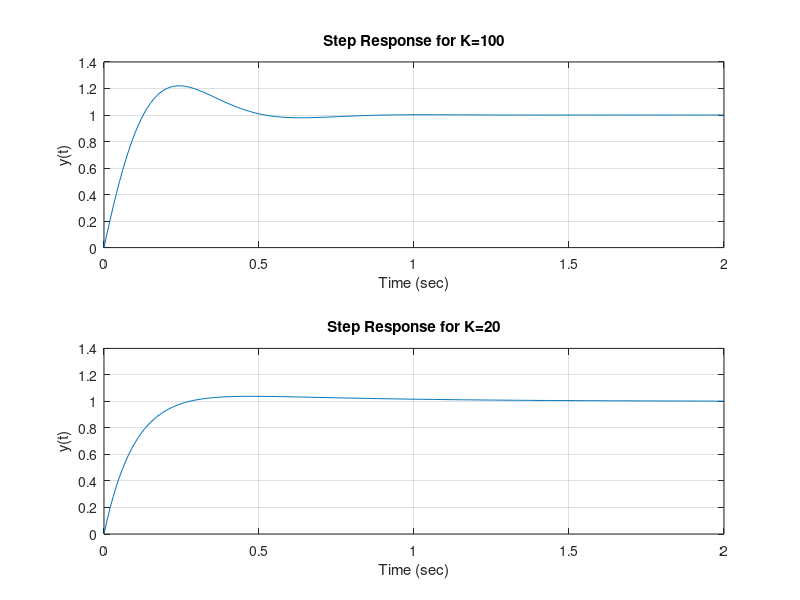

This chart was generated by the following MATLAB code:
% Chapter 4: Figure 4.29

%

%   English channel boring machine: step response 

%   for K=100 and K=20.

%

numg=[1]; deng=[1 1 0]; sysg=tf(numg,deng);

K1=100; K2=20; 

num1=[11 K1]; num2=[11 K2]; den=[0 1];

sys1=tf(num1,den);

sys2=tf(num2,den);

%

% Compute closed-loop transfer functions

%

sysa=series(sys1,sysg); sysb=series(sys2,sysg);

sysc=feedback(sysa,[1]); sysd=feedback(sysb,[1]);

%

% Plot step response

%

t=[0:0.01:2.0];

[y1,t,x]=step(sysc,t); [y2,t,x]=step(sysd,t);

subplot(211), plot(t,y1), title('Step Response for K=100')

xlabel('Time (sec)'),ylabel('y(t)'), grid

subplot(212),plot(t,y2), title('Step Response for K=20')

xlabel('Time (sec)'),ylabel('y(t)'), grid
